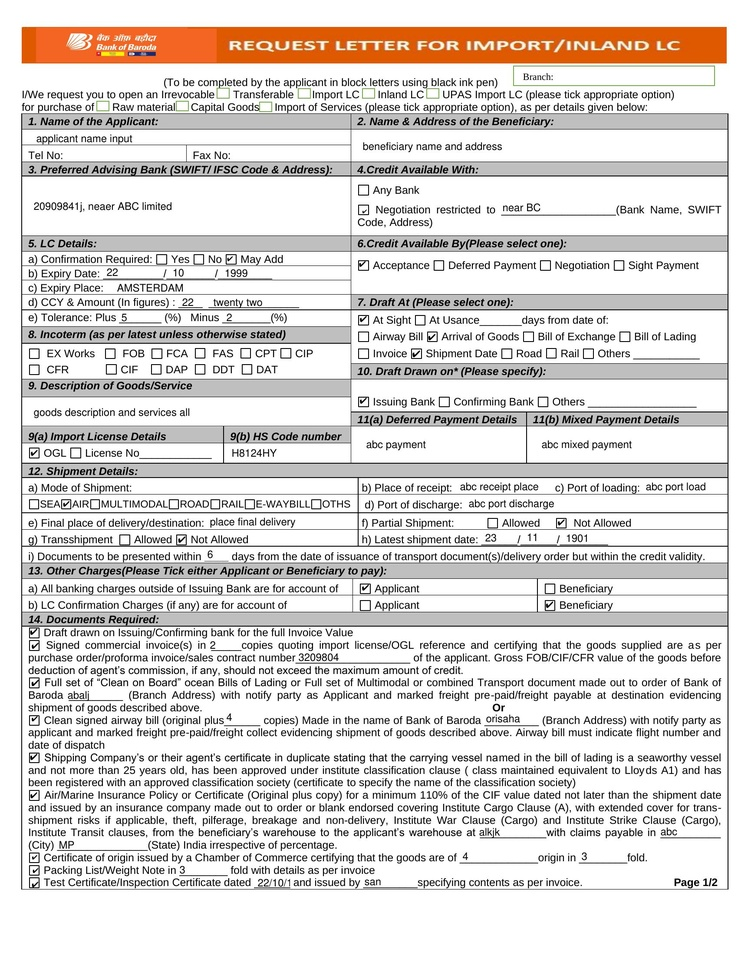
#> input picture data/lc_application.jpg, 738 x 956 px, shrunk from 1700 x 2200 before the run
$ python -i detector.py   (imports and definitions only)
#> lines starting #> are read from the running program, lines starting #| are printed output that depends on the picture; after the words box and inside, x2 and y2 are one past the last pixel; in counts of white or black regions, pixels touching at a corner belong together
### npboxdetect/_numba_ops.py
import numpy as np
from numba import njit, prange, set_num_threads
import os

# pin to physical cores to reduce thread scheduling jitter
_CORES = max(1, os.cpu_count() // 2)
set_num_threads(_CORES)


@njit(cache=True)
def otsu_threshold(gray):
    """Compute Otsu threshold from histogram — pure numba, no cv2."""
    hist = np.zeros(256, dtype=np.int32)
    H, W = gray.shape
    for r in range(H):
        for c in range(W):
            hist[gray[r, c]] += 1
    total = H * W
    sum_all = 0.0
    for i in range(256):
        sum_all += i * hist[i]
    sumB = 0.0; wB = 0; best = 0.0; thresh = 0
    for t in range(256):
        wB += hist[t]
        if wB == 0: continue
        wF = total - wB
        if wF == 0: break
        sumB += t * hist[t]
        mB = sumB / wB
        mF = (sum_all - sumB) / wF
        var = wB * wF * (mB - mF) * (mB - mF)
        if var > best:
            best = var; thresh = t
    return thresh


@njit(parallel=True, cache=True)
def threshold_combined(gray, t_otsu, t_mean):
    """
    Single parallel pass: pixel=255 if gray < t_otsu OR gray < t_mean.
    Replaces two separate cv2.threshold calls + bitwise_or.
    """
    H, W = gray.shape
    out = np.empty((H, W), dtype=np.uint8)
    t_max = max(t_otsu, t_mean)   # OR of two inversions = single threshold at max
    for r in prange(H):
        for c in range(W):
            out[r, c] = 255 if gray[r, c] <= t_max else 0
    return out


@njit(parallel=True, cache=True)
def otsu_and_threshold(gray):
    """
    Single function: compute Otsu+mean threshold AND apply binarization.
    One serial histogram pass + one parallel threshold pass.
    Avoids the overhead of cv2.threshold just for the Otsu value.
    Returns binary uint8 array (0/1, not 0/255).
    """
    H, W = gray.shape
    # --- histogram (serial, 256 bins) ---
    hist = np.zeros(256, dtype=np.int32)
    for r in range(H):
        for c in range(W):
            hist[gray[r, c]] += 1
    total = H * W
    # --- otsu ---
    sum_all = 0.0
    for i in range(256):
        sum_all += i * hist[i]
    sumB = 0.0; wB = 0; best = 0.0; t_otsu = 0
    for t in range(256):
        wB += hist[t]
        if wB == 0: continue
        wF = total - wB
        if wF == 0: break
        sumB += t * hist[t]
        mB = sumB / wB
        mF = (sum_all - sumB) / wF
        var = wB * wF * (mB - mF) * (mB - mF)
        if var > best:
            best = var; t_otsu = t
    # --- mean ---
    t_mean = int(sum_all / total)
    t_max = max(t_otsu, t_mean)
    # --- parallel threshold (0/1 output for open_lines_numba) ---
    out = np.empty((H, W), dtype=np.uint8)
    for r in prange(H):
        for c in range(W):
            out[r, c] = np.uint8(1) if gray[r, c] <= t_max else np.uint8(0)
    return out


# [40 lines left out: function open_lines_serial, not called in this run]


@njit(parallel=True, cache=True)
def open_lines_numba(b, L):
    """
    Combined horizontal + vertical morphological OPEN via numba parallel JIT.
    Single function, both directions, no intermediate array allocation.
    Each row (h-open) and each column (v-open) processed in parallel.
    """
    H, W = b.shape
    out_h = np.zeros((H, W), dtype=np.uint8)
    out_v = np.zeros((H, W), dtype=np.uint8)

    # horizontal open (parallel over rows)
    for r in prange(H):
        row = b[r]
        c = 0
        while c <= W - L:
            # find next run of L ones
            if row[c] == 1:
                run = 1
                while run < L and row[c + run] == 1:
                    run += 1
                if run == L:
                    # mark all pixels in this run (and extend for dilation)
                    start = c
                    end = c + run
                    # extend run as long as 1s continue (capture full run for dilation)
                    while end < W and row[end] == 1:
                        end += 1
                    for k in range(start, end):
                        out_h[r, k] = 1
                    c = end
                    continue
            c += 1

    # vertical open (parallel over cols)
    for col in prange(W):
        r = 0
        while r <= H - L:
            if b[r, col] == 1:
                run = 1
                while run < L and b[r + run, col] == 1:
                    run += 1
                if run == L:
                    start = r
                    end = r + run
                    while end < H and b[end, col] == 1:
                        end += 1
                    for k in range(start, end):
                        out_v[k, col] = 1
                    r = end
                    continue
            r += 1

    return out_h | out_v

### npboxdetect/detector.py
"""
npboxdetect.detector
Pure NumPy box detector — mirrors boxdetect's pipeline, zero OpenCV.
Every step is timed and printed so we can see exactly where we are vs boxdetect.
"""

import time
import numpy as np
import cv2
from npboxdetect._numba_ops import open_lines_numba as _numba_open, threshold_combined as _numba_thresh, otsu_threshold as _numba_otsu, otsu_and_threshold as _numba_otsu_thresh

VERBOSE = False   # set True for step-by-step prints

_T = {}
def _tick(label): _T[label] = time.perf_counter()
# [4 lines left out: function _tock, not called in this run]


# ── Step 1: load ──────────────────────────────────────────────────
def load_gray(path):
    return cv2.imread(path, cv2.IMREAD_GRAYSCALE)


# ── Step 2: otsu threshold (numpy only) ──────────────────────────
# [212 lines left out: functions apply_thresholding, dilate, erode1d_h, erode1d_v, dilate1d_h, dilate1d_v and 5 more, not called in this run]

>>> import cv2
>>> picture = cv2.imread('../data/lc_application.jpg', cv2.IMREAD_GRAYSCALE)
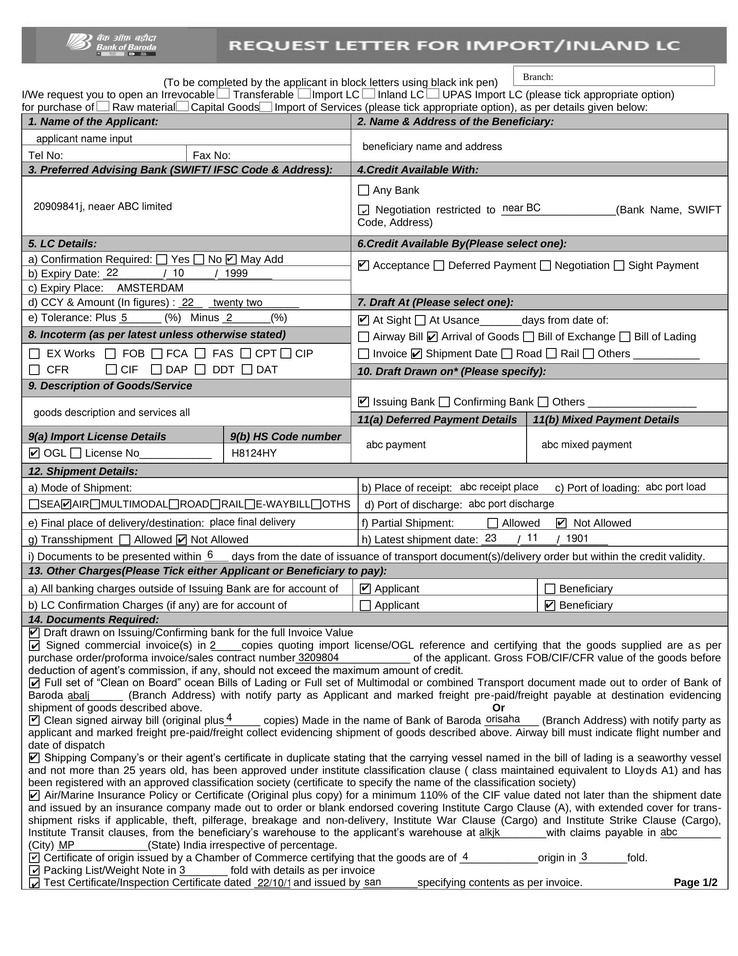
#> picture: shape (956, 738); min 0, max 255, mean 216.9
>>> result = apply_thresholding(picture)
#> in apply_thresholding, `_, otsu_bin = cv2.threshold(gray, 0, 255, cv2.THRESH_BINARY_INV + cv2...`:
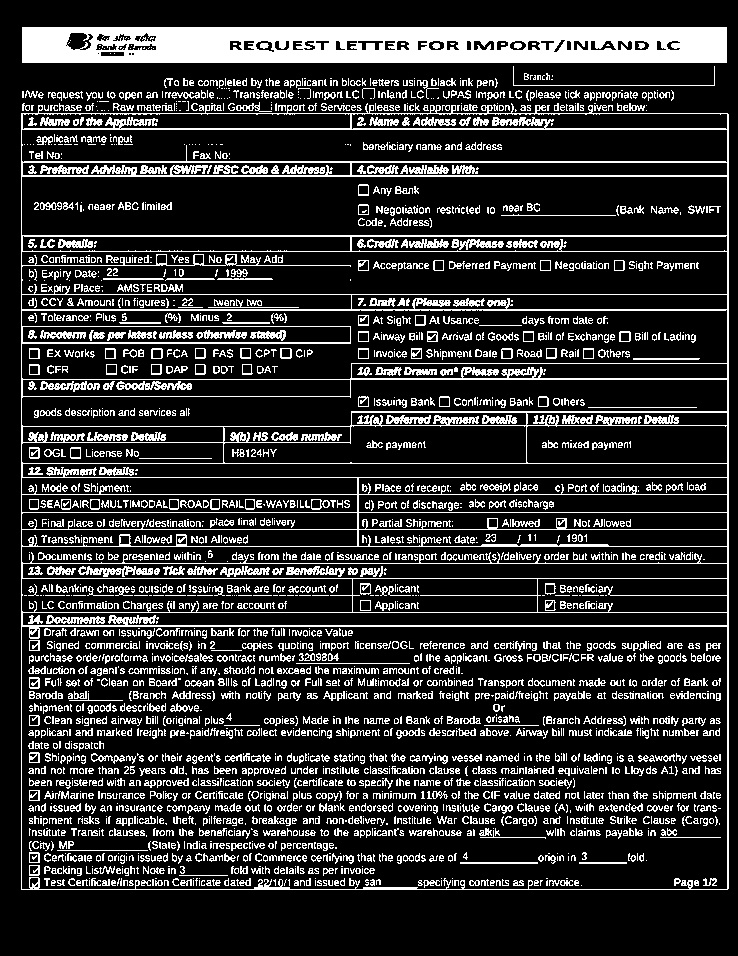
#> otsu_bin: shape (956, 738); 18.7% white; 3124 white regions (1453 under 20 px), largest, box (x1, y1, x2, y2) and area: (21, 103, 729, 890) 32184, (22, 27, 727, 63) 22381, (78, 566, 153, 577) 424
#> in apply_thresholding, `_, mean_bin = cv2.threshold(gray, int(gray.mean()), 255, cv2.THRESH_BI..`:
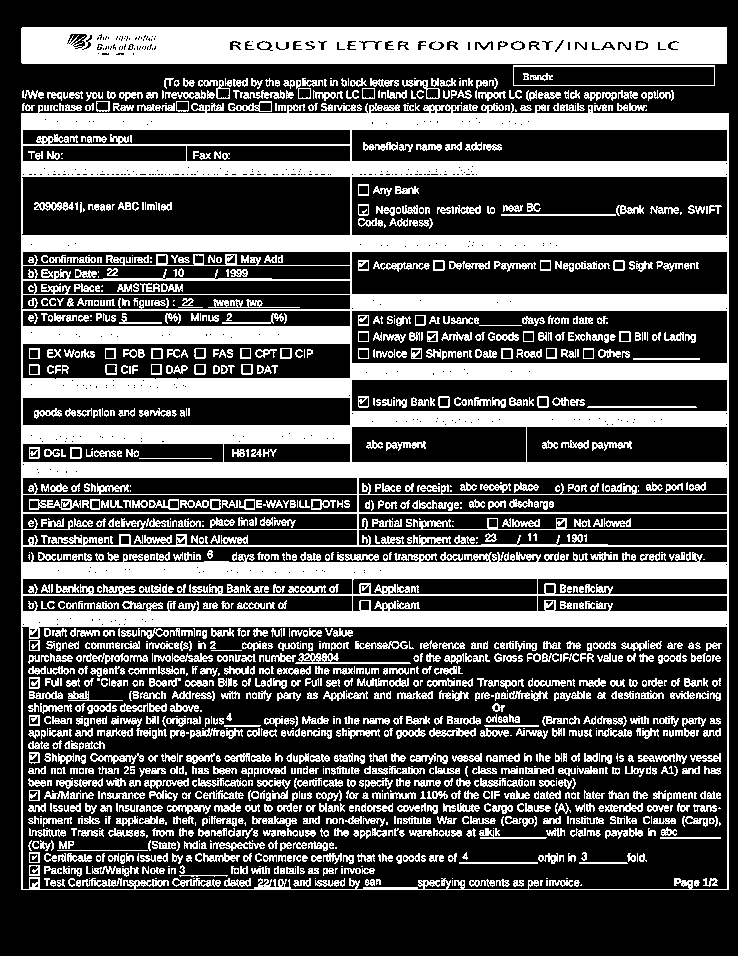
#> mean_bin: shape (956, 738); 32.9% white; 1583 white regions (323 under 20 px), largest, box (x1, y1, x2, y2) and area: (21, 103, 729, 890) 126160, (21, 27, 727, 64) 24390, (513, 65, 715, 86) 642
